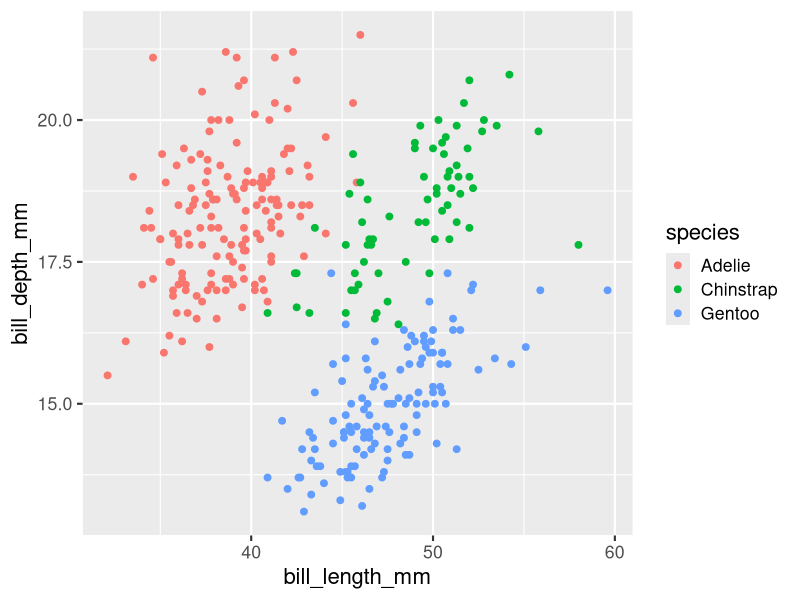
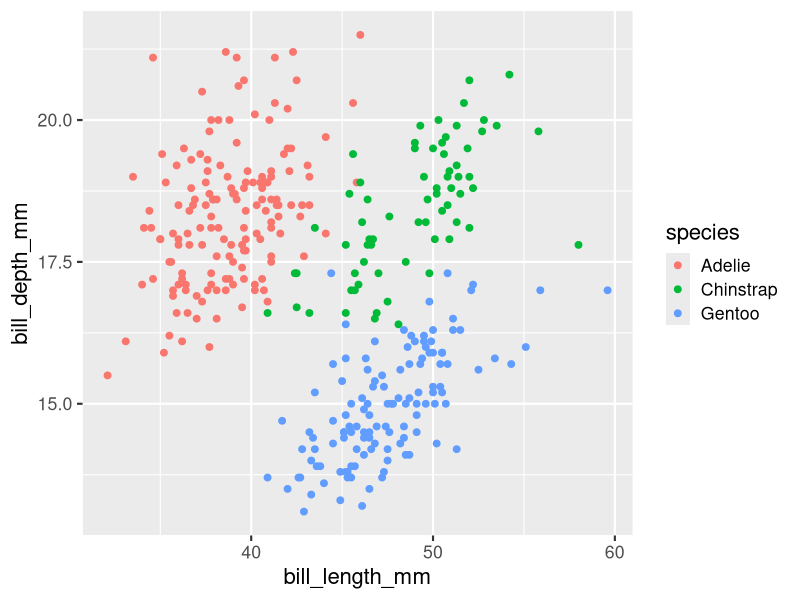

These charts were generated, in order, by the following R code:
## ---- chunk 1
options(htmltools.dir.version = FALSE)
knitr::opts_chunk$set(comment = "")

library(tidyverse)
library(palmerpenguins)
# ggplot2 settings so plots scale well for slide size 
theme_set(theme_gray(16))
update_geom_defaults("point", list(size = 2))
## ---- chunk 2
head(penguins)
## ---- chunk 3
# head(penguins)

penguins %>%
  head()
## ---- chunk 4
ggplot(penguins, aes(bill_length_mm, bill_depth_mm, color = species)) + geom_point()
## ---- chunk 5
# ggplot(penguins, aes(bill_length_mm, bill_depth_mm, color = species)) + geom_point()

penguins %>%
  ggplot(aes(bill_length_mm, bill_depth_mm, color = species)) + geom_point()
## ---- chunk 6
penguins %>%
  filter(species == "Gentoo")
## ---- chunk 7
penguins %>%
  filter(bill_length_mm > 50)
## ---- chunk 8
penguins %>%
  select(species, island, sex)
## ---- chunk 9
penguins %>%
  arrange(bill_length_mm)
## ---- chunk 10
penguins %>%
  arrange(desc(bill_length_mm))
